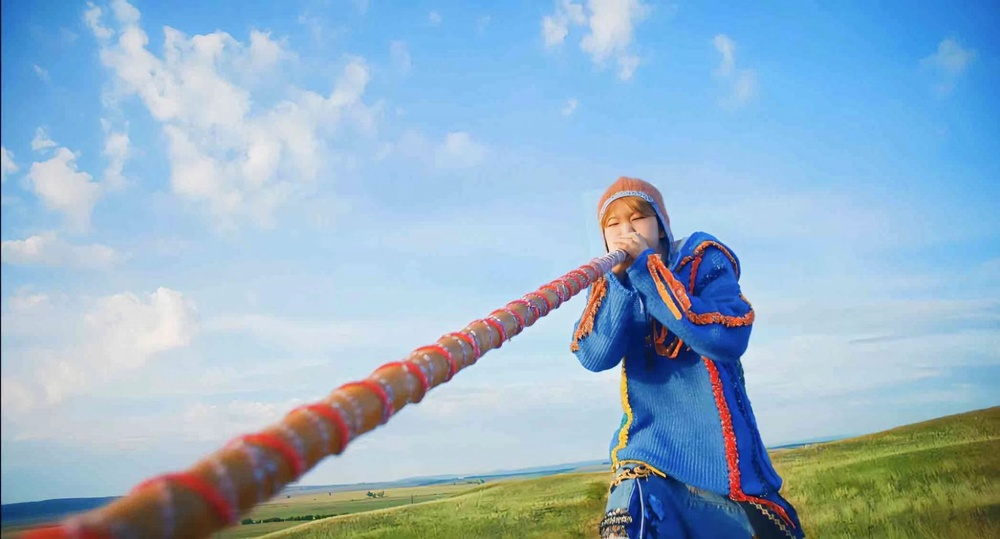
#> input picture OpencvProjects/Recour/hoshi.jpg, 1000 x 539 px, shrunk from 2092 x 1128 before the run, found by its file name
$ python colorrecog.py
#> lines starting #> are read from the running program, lines starting #| are printed output that depends on the picture; after the words box and inside, x2 and y2 are one past the last pixel; in counts of white or black regions, pixels touching at a corner belong together
import cv2
import numpy as np
path = 'D:\Opencvfiles\Recour\hoshi.jpg'
bgr_img = cv2.imread(path)
#> bgr_img is the input picture: shape (539, 1000, 3); mean B, G, R 199.6, 177.8, 148.9
hsv_img = cv2.cvtColor(bgr_img,cv2.COLOR_BGR2HSV)
#> hsv_img: shape (539, 1000, 3); mean H, S, V 93.5, 91.7, 210.2

def green_mask():
    lower_hsv = np.array([35,43,46])
    higher_hsv = np.array([77,255,255])

    mask = cv2.inRange(hsv_img,lower_hsv,higher_hsv)

    return mask

def orange_mask():
    lower_hsv = np.array([11,43,46])
    higher_hsv = np.array([25,255,255])

    # lower_hsv1 = np.array([156,43,46])
    # higher_hsv1 = np.array([180,255,255])
    mask1 = cv2.inRange(hsv_img,lower_hsv,higher_hsv)
    # mask2 = cv2.inRange(hsv_img,lower_hsv1,higher_hsv1)
    rel = mask1
    return rel

def red_mask():
    lower_hsv = np.array([0,43,46])
    higher_hsv = np.array([10,255,255])

    lower_hsv1 = np.array([156,43,46])
    higher_hsv1 = np.array([180,255,255])
    mask1 = cv2.inRange(hsv_img,lower_hsv,higher_hsv)
    mask2 = cv2.inRange(hsv_img,lower_hsv1,higher_hsv1)
    rel = mask1+mask2
    return rel
def blue_mask():
    lower_hsv = np.array([100,43,46])
    higher_hsv = np.array([124,255,255])
    mask1 = cv2.inRange(hsv_img,lower_hsv,higher_hsv)
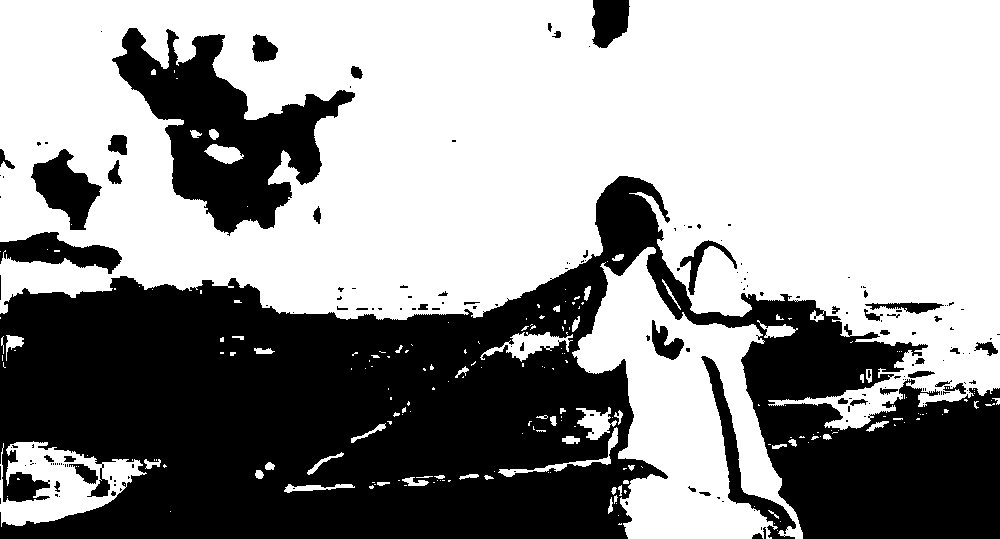
#> mask1: shape (539, 1000); 59.1% white; 173 black regions (125 under 20 px), largest, box (x1, y1, x2, y2) and area: (0, 176, 1000, 539) 185070, (112, 28, 355, 236) 20391, (31, 149, 102, 230) 2887

    rel = mask1
    return rel
ans = blue_mask()
cv2.imshow('ans',ans)
k = cv2.waitKey(0)
#> (key Esc is pressed here)
if k ==27:
    cv2.destroyAllWindows()
